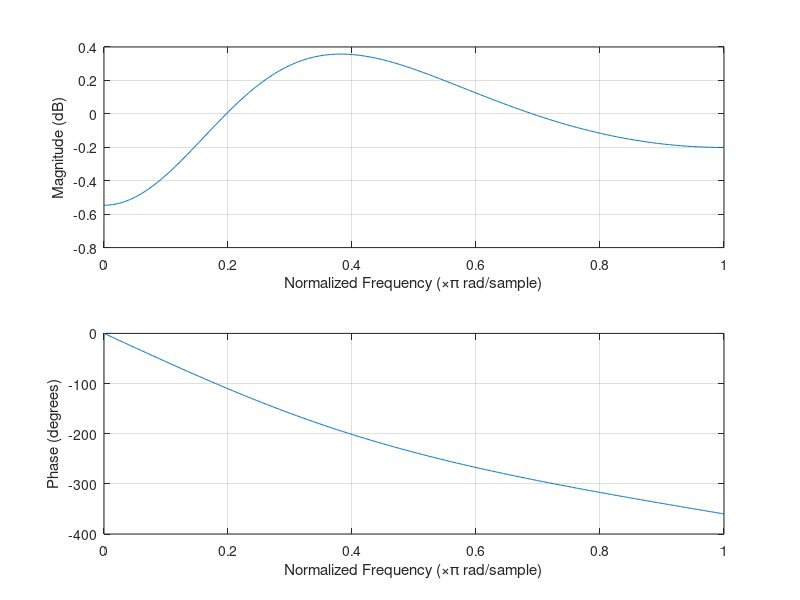

The MATLAB script that drew this image: (Note: this script raises an error after producing the figure.)
clc
num = [0.634 -5 10];
den = [10 -5 1];
freqz(num,den);
n = 0:10;
h = impz(num,den,n);
figure
stem(n,h);
grid on;
xlabel('Time Index, n');
ylabel('h[n]');
title('Impulse Response');